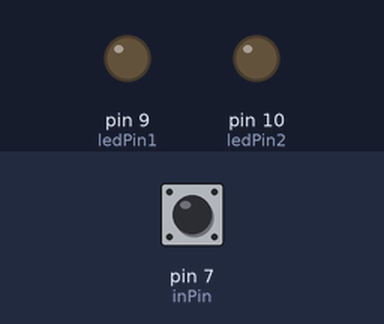
A sketch run on a simulated Arduino Uno, built with avr-gcc and run on an emulated ATmega328P. On the bench: output pins drawn as LEDs (lit = HIGH). Dashed ring = blinking. The test bench sets the inputs (shaded band); at power-on: pin 7 (inPin) LOW. What the sketch prints to the serial monitor is not drawn.

Above: at 1.2 s.
1.3 s: pin 7 (inPin) pulsed HIGH 2 times (0.12 s each, 0.3 s apart)
4.9 s: pin 7 (inPin) driven HIGH
At 5.13 s:
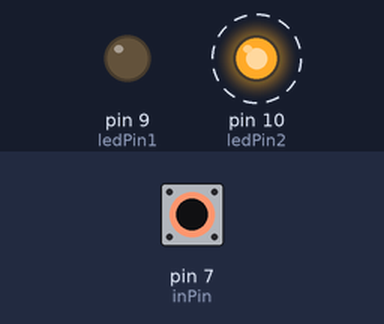
7.9 s: pin 7 (inPin) pulsed LOW 2 times (0.12 s each, 0.3 s apart)
At 11.65 s:
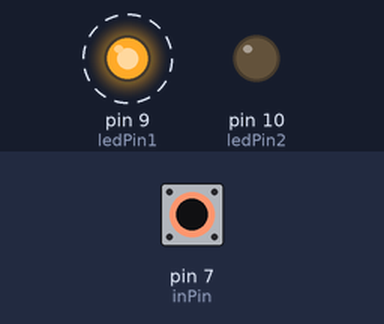
Timing chart, 0 to 13.8 s (numbered marks = the images above; inputs shaded):
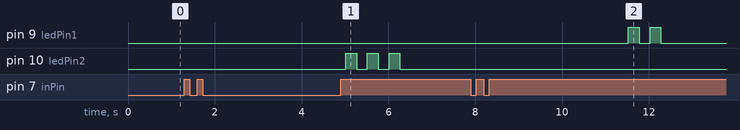

Measured:
- after the input at 4.9 s, pin 9 (ledPin1): stops changing and stays LOW; pin 10 (ledPin2): alternates HIGH for 0.25 s and LOW for 0.25 s, 6 changes in all, then stays LOW, starting after 0.11 s
- after the input at 7.9 s, pin 9 (ledPin1): alternates HIGH for 0.25 s and LOW for 0.25 s, 4 changes in all, then stays LOW, starting after 3.6 s

The sketch:

sketch_AssignmentQ1.ino
```cpp
int ledPin1 = 9;
int ledPin2 = 10;
int inPin = 7;
int counter=0;
unsigned long currTime;
unsigned long initialTime=0;
int buttonState = 0;
int lastButtonState = 0;

void setup() {
  Serial.begin(9600);
  pinMode(ledPin1, OUTPUT);
  pinMode(ledPin2, OUTPUT);
  pinMode(inPin, INPUT);
}

void loop(){

  buttonState = digitalRead(inPin);
  currTime = millis()-initialTime;  //to avoid reset each time
  Serial.println(currTime);
  Serial.println(counter);

  if (buttonState != lastButtonState)
  {
    if (buttonState == HIGH && currTime<5000)
    {
      counter++;
      delay(20);
    }
    lastButtonState = buttonState;
  }
  if(currTime>5000)
  {
    if(counter%2==0)
    {
      while(counter)
      {
        digitalWrite(ledPin1, HIGH);
        delay(250) ;
        digitalWrite(ledPin1, LOW);
        delay(250);
        counter=counter-1;
      }
    }
   if(counter%2!=0)
   {
     while(counter){
     digitalWrite(ledPin2, HIGH);
     delay(250) ;
     digitalWrite(ledPin2, LOW);
     delay(250);
     counter=counter-1;
   }
  }
  if(currTime>5000)
  {
    initialTime=millis();
    counter=0;
  }
  delay(100);
  }
}
```
